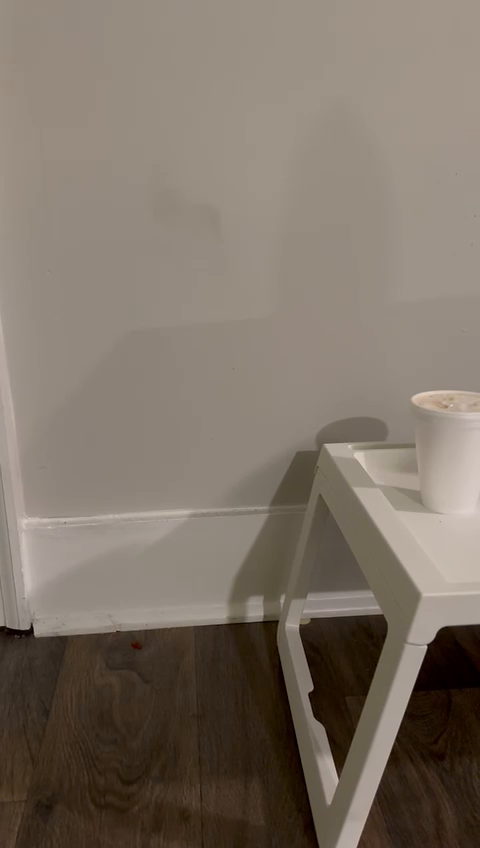
#> input picture frame 34 of video.mp4, 480 x 848 px
$ jupyter execute Assign_2.ipynb   (shell and % lines are left out)
#> lines starting #> are read from the running program, lines starting #| are printed output that depends on the picture
Question 1

[cell 1]
import cv2 as cv
vidcap = cv.VideoCapture(r'/Users/vaishnaviveeranki/Desktop/asst2/video.mp4')
check,image = vidcap.read()
#> image is the input picture: shape (848, 480, 3); mean B, G, R 102.5, 114.5, 125.9
count = 0
inc=0
while check:
    check,image = vidcap.read()
    if count%30==0 :
      inc+=1
      image=cv.flip(image,0)
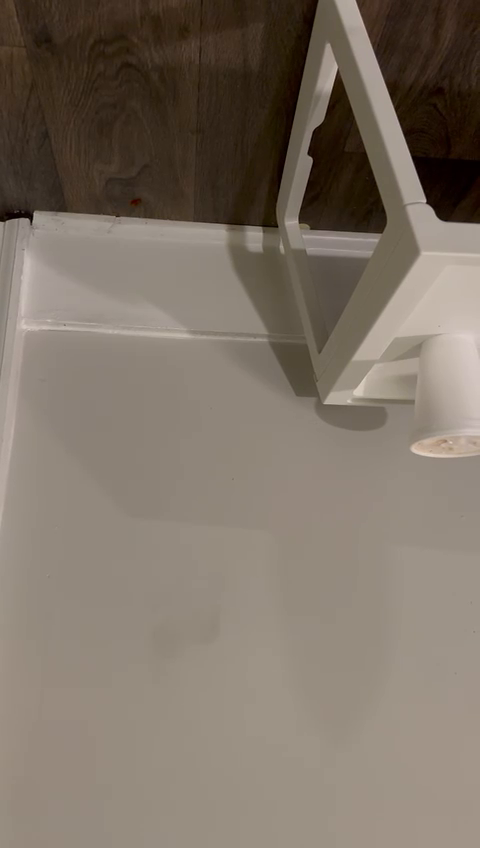
#> image: shape (848, 480, 3); mean B, G, R 102.5, 114.5, 125.9
      cv.imwrite(r"/Users/vaishnaviveeranki/Desktop/asst2\data\frame%d.jpg" % inc, image)
    count += 1

print(count)


$ run again, starting later in the video
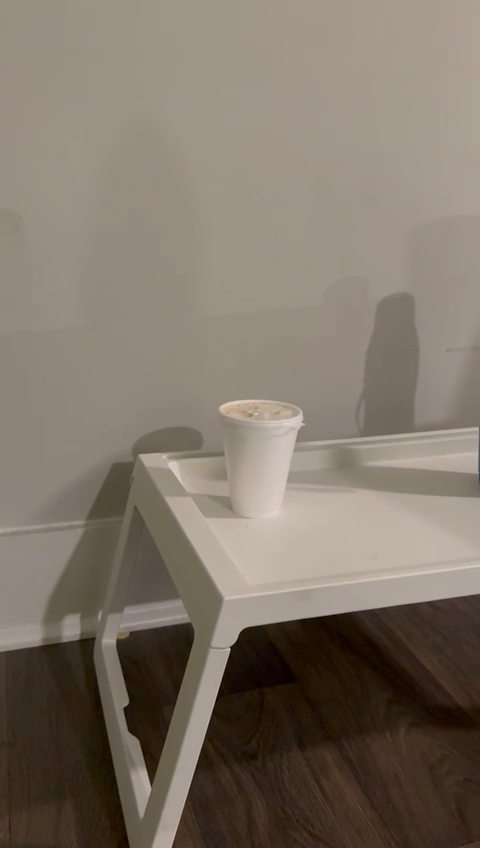
#> input picture frame 153 of video.mp4, 480 x 848 px
#> image is the input picture: shape (848, 480, 3); mean B, G, R 104.6, 116.6, 128.1
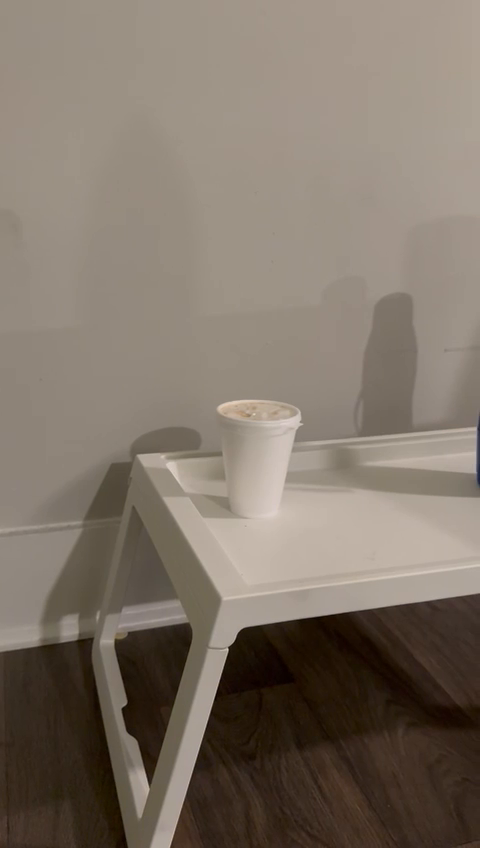
#> input picture frame 154 of video.mp4, 480 x 848 px
#> image is the input picture: shape (848, 480, 3); mean B, G, R 104.7, 116.7, 128.1
#> `image=cv.flip(image,0)`:
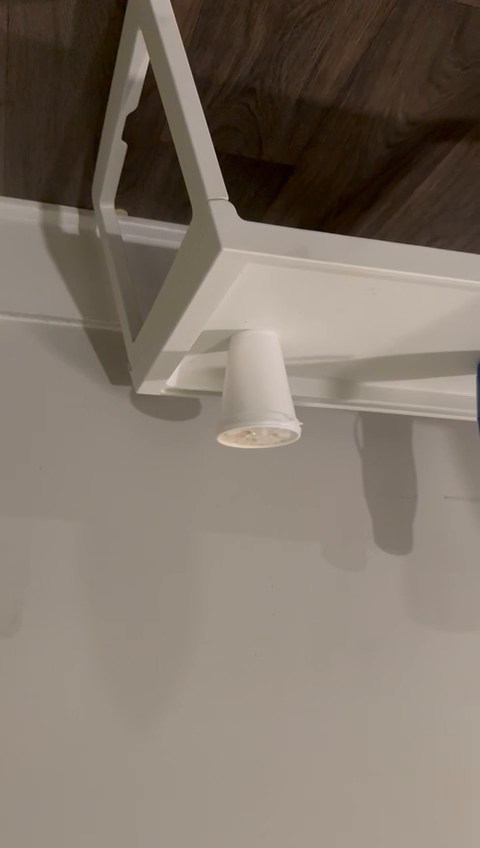
#> image: shape (848, 480, 3); mean B, G, R 104.7, 116.7, 128.1

$ run again, starting later in the video
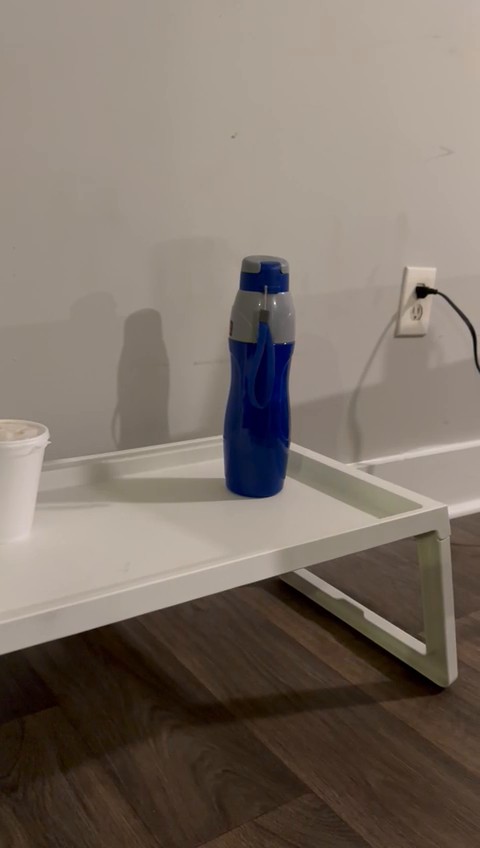
#> input picture frame 273 of video.mp4, 480 x 848 px
#> image is the input picture: shape (848, 480, 3); mean B, G, R 104.2, 114.5, 126.4
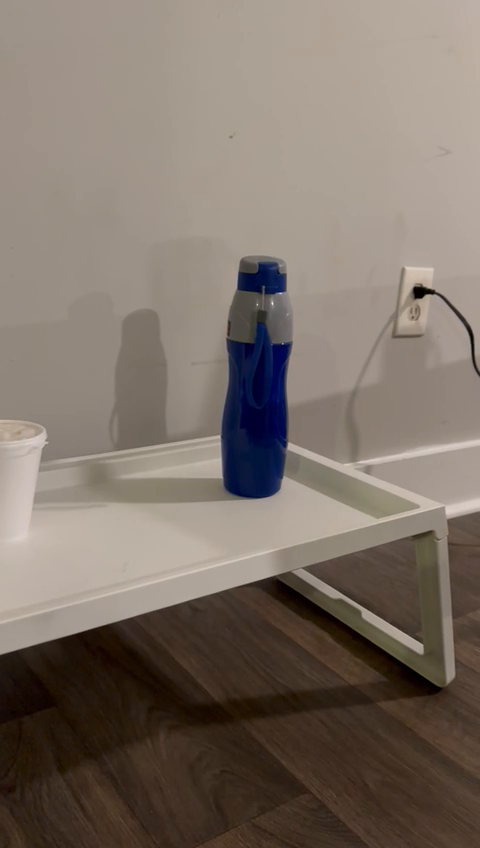
#> input picture frame 274 of video.mp4, 480 x 848 px
#> image is the input picture: shape (848, 480, 3); mean B, G, R 104.4, 114.4, 126.5
#> `image=cv.flip(image,0)`:
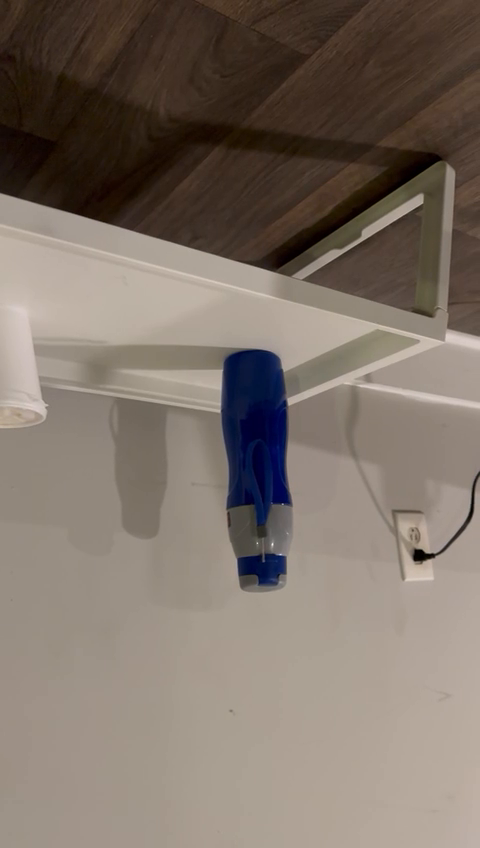
#> image: shape (848, 480, 3); mean B, G, R 104.4, 114.4, 126.5
